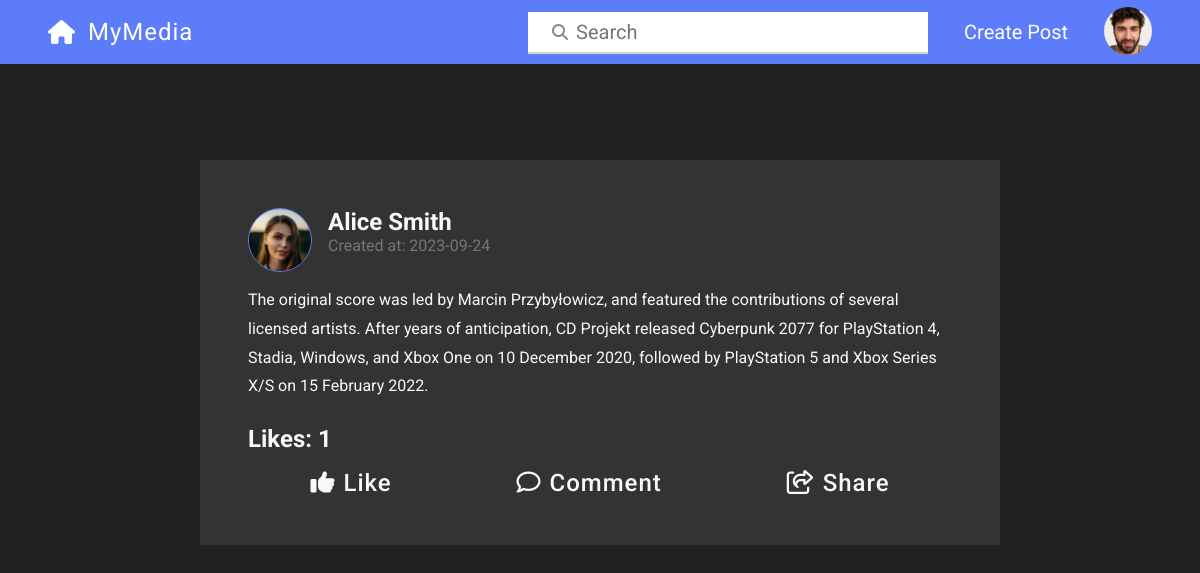
Before: /php/views/mainView.php (signed in) with the older database file.
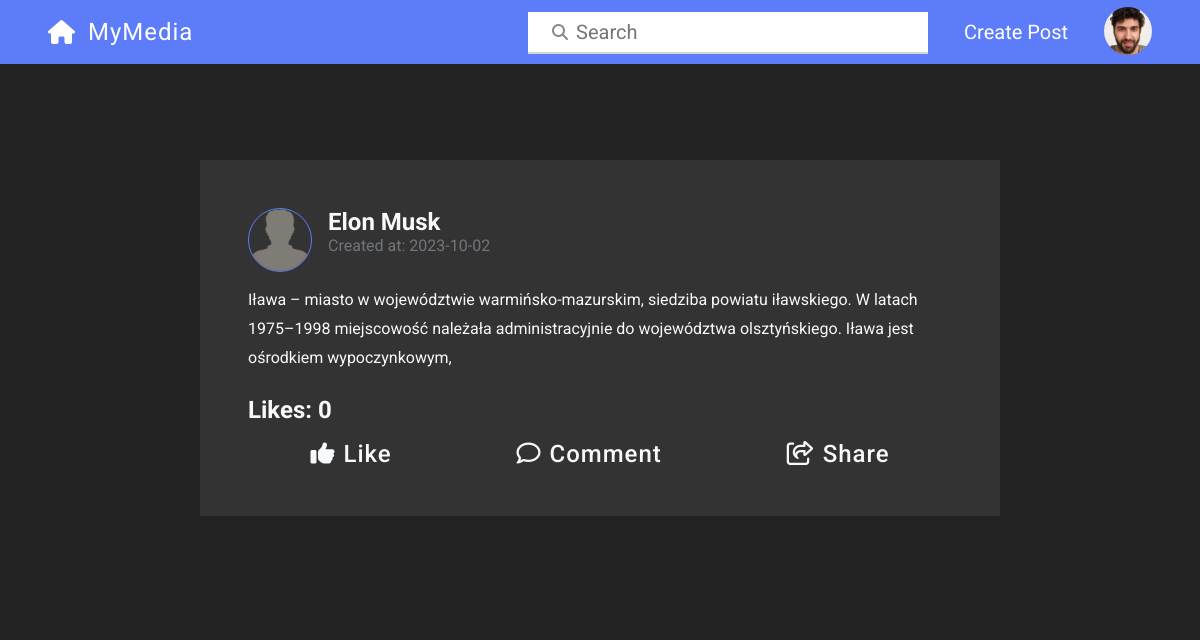
After: the same page with the newer database file.
### tables this page shows
CREATE TABLE `posts` (
  `id` int(10) UNSIGNED NOT NULL,
  `user_id` int(11) NOT NULL,
  `content` text DEFAULT NULL,
  `upload_date` date NOT NULL,
  `photos_count` int(11) NOT NULL,
  `likes` int(11) DEFAULT 0
);

CREATE TABLE `users` (
  `id` int(10) UNSIGNED NOT NULL,
  `name` varchar(255) NOT NULL,
  `surname` varchar(255) NOT NULL,
  `username` varchar(255) NOT NULL,
  `email` varchar(255) NOT NULL,
  `job` varchar(255) NOT NULL,
  `bio` text NOT NULL,
  `password` varchar(255) DEFAULT NULL
);

### php/models/Model.php (called while the page is built, shortened)
<?php
class Model {
    private $host = "localhost";
    private $dbname = "socialmediaapp";
    private $username = "root";
    private $password = "";
    protected $conn;
    protected function __construct() {
        try {
            $this->conn = new PDO("mysql:host=$this->host;dbname=$this->dbname;charset=utf8mb4", $this->username, $this->password);
            $this->conn->setAttribute(PDO::ATTR_ERRMODE, PDO::ERRMODE_EXCEPTION);
        } catch (PDOException $e) {
            echo "Connection failed: " . $e->getMessage();
            die();
        }
    }
    protected function prepareQuery($query)
    {
       return $this->conn->prepare($query);
    }
}
?>

### php/models/PostModel.php (called while the page is built, shortened)
<?php
require_once "Model.php";
class PostModel extends Model
{
    public function getFollowingUsersPosts($userID)
    {
        $query= 'SELECT users.name,users.surname,posts.id,posts.user_id,posts.content,posts.upload_date,posts.photos_count,posts.likes FROM
        follows inner join users on follows.following_id = users.id inner join posts on users.id = posts.user_id where follows.follower_id =:userID order by posts.id DESC;';
        $stmt = $this->prepareQuery($query);
        $stmt->bindParam(':userID', $userID);
        $stmt->execute();
        $posts = array();
        while ($row = $stmt->fetch(PDO::FETCH_ASSOC)) {
            $posts[]=array(
                'user_id'=>$row['user_id'],
                'userName' => $row['name'],
                'userSurname' => $row['surname'],
                'postID' => $row['id'],
                'content' => $row['content'],
                'uploadDate' => $row['upload_date'],
                'photosCount' => $row['photos_count'],
                'likes' => $row['likes']
            );
        }
        return $posts;
    }
    public function getAllUserLikedPosts($userID){
        $query = 'SELECT likes.post_id FROM likes where likes.user_id =:userID';
        $stmt = $this->prepareQuery($query);
        $stmt->bindParam(":userID",$userID);
        $stmt->execute();
        return $stmt->fetchAll(PDO::FETCH_COLUMN);
    }
}
?>

### php/includes/userPost.php (the view)
<?php
function includePostTemplate($userID, $fullname, $postText,$postDate,$likesCount,$postID,$photosCount,$isLiked=false) {
    $profilePhotoURL = file_exists("../../images/profilePhotos/userPhoto_".$userID.".png")?
    "../../images/profilePhotos/userPhoto_".$userID.'.png':
    '../../images/profilePhotos/userPhoto_default.png';
    $likeBtn = $isLiked==false?
    '<div class="post__action like__btn" data-action="like"><i class="fa-solid fa-thumbs-up"></i>Like</div>':
    '<div class="post__action like__btn" data-action="dislike"><i class="fa-solid fa-thumbs-down"></i>Dislike</div>';
    $sliderHTML='';
    $pathToImages = "../../images/postPhotos/";
    for($i=0;$i<$photosCount;$i++)
    {
         $sliderHTML.=
           '<div class="slider__slide">
                <img class="slider__image" src="'.$pathToImages.'postPhoto--'.$postID.'_'.$i.'.png" alt="post image"/>
            </div>';
    }
    $sliderBtns = $photosCount==1?'':'
        <div class="slider__button slider__next"><i class="fa-solid fa-chevron-right"></i></div>
        <div class="slider__button slider__prev"><i class="fa-solid fa-chevron-left"></i></div>';
    if($photosCount>0)
    {
        $sliderHTML = '
        <div class="slider__container">
            <div class="slider">'.
                $sliderHTML.
           '</div>'.$sliderBtns.'
        </div>';
    }
    $template = file_get_contents('../../templates/post_template.html');
    $template = str_replace('[[USER_ID]]', $userID, $template);
    $template = str_replace('[[FULLNAME]]', $fullname, $template);
    $template = str_replace('[[POST_TEXT]]', $postText, $template);
    $template = str_replace('[[POST_DATE]]', $postDate, $template);
    $template = str_replace('[[LIKES_COUNT]]', $likesCount, $template);
    $template = str_replace('[[POST_ID]]', $postID, $template);
    $template = str_replace('[[LIKE_BTN]]', $likeBtn, $template);
    $template = str_replace('[[PHOTO_URL]]', $profilePhotoURL, $template);
    $template = str_replace('[[SLIDER]]', $sliderHTML, $template);
    return $template;
}
?>

### php/includes/postContainer.php
<head>
    <link rel="stylesheet" href="../../styles/postContainer.css">
</head>
        <?php
            require_once "userPost.php";
            require_once "../models/PostModel.php";
            function renderUsersPost($userID,$getFollowingPosts)
            {
                $postModel = new PostModel();
                $posts = $getFollowingPosts==false?
                $postModel->getCurrentUserPosts($userID):
                $postModel->getFollowingUsersPosts($userID);
                $currentUserLikedPosts = $postModel->getAllUserLikedPosts($userID);
                for($i = 0;$i<count($posts);$i++)
                {
                        $postUserID = isset($posts[$i]['user_id'])?$posts[$i]['user_id']:-1;
                        $userName = $posts[$i]['userName'];
                        $userSurname = $posts[$i]['userSurname'];
                        $postID = $posts[$i]['postID'];
                        $content = $posts[$i]['content'];
                        $uploadDate = $posts[$i]['uploadDate'];
                        $photosCount = $posts[$i]['photosCount'];
                        $likes = $posts[$i]['likes'];
                        $isLiked = in_array($postID,$currentUserLikedPosts);
                        echo includePostTemplate($postUserID==-1?$userID:$postUserID,$userName." ".$userSurname,$content,$uploadDate,$likes,$postID,$photosCount,$isLiked);
                }
            }
        ?>

Changed rows visible on the page:
removed posts: user+content+upload_date (picture), user+content+upload_date "Alice Smith Created at: 2023-09-24 The original score was led by Marcin Przybyłowicz, and featured the contributions of several licensed artists. After years of anticipation, CD Projekt released Cyberpunk 2077 for PlayStation 4, Stadia, Windows, and Xbox One on 10 December 2020, followed by PlayStation 5 and Xbox Series X/S on 15 February 2022. Likes: 1 Comment Share"
added posts: user+content+upload_date (placeholder picture), user+content+upload_date "Elon Musk Created at: 2023-10-02 Iława – miasto w województwie warmińsko-mazurskim, siedziba powiatu iławskiego. W latach 1975–1998 miejscowość należała administracyjnie do województwa olsztyńskiego. Iława jest ośrodkiem wypoczynkowym, Likes: 0 Comment Share"
